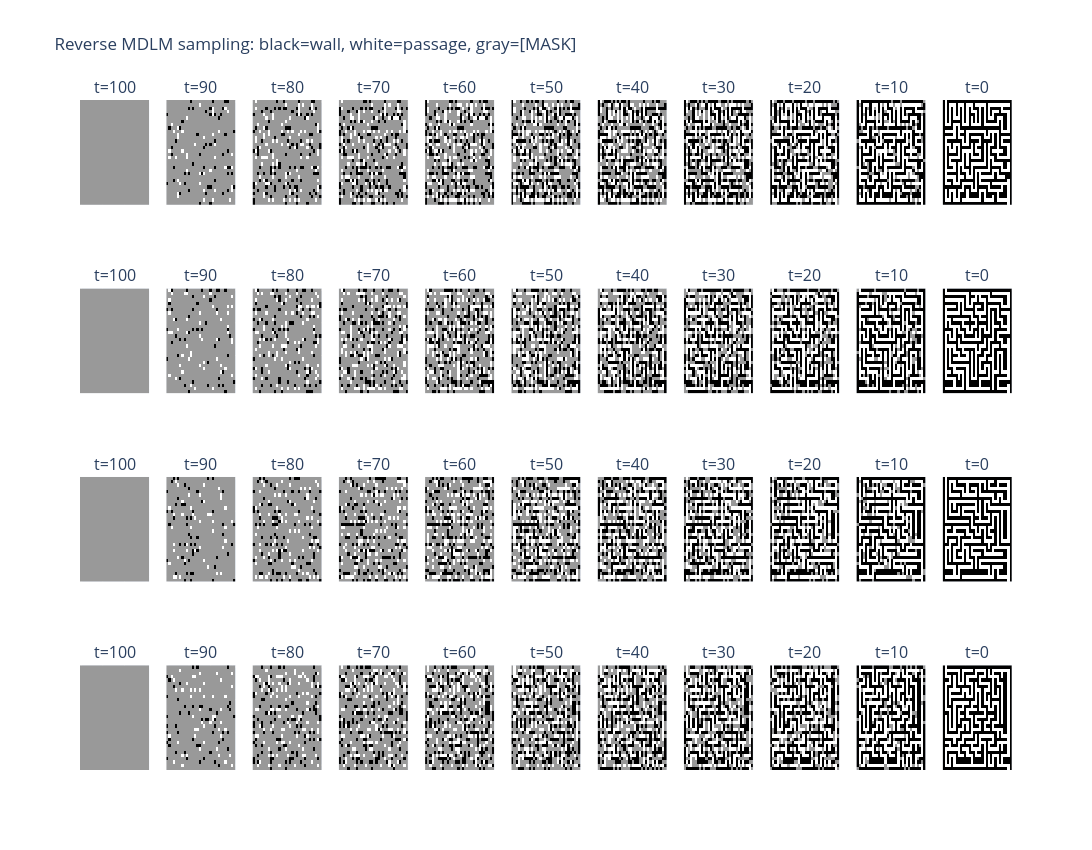
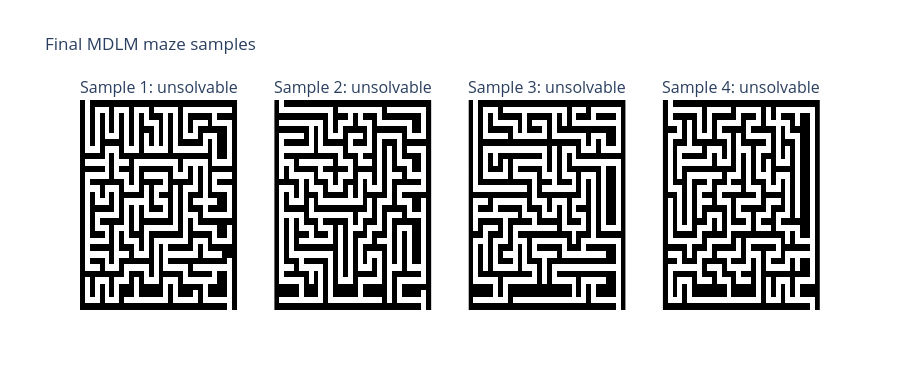

These figures' notebook cell, in order:
### Markdown cell above
## 6. Reverse Sampling and Solvability

Start from a fully masked grid. At reverse step `t`, keep already revealed pixels fixed. For each masked pixel, reveal it with probability `(alpha_{t-1} - alpha_t) / (1 - alpha_t)`; when revealed, sample its wall/passage class from the model's predicted `p_theta(x_0 | z_t)`. At `t=1`, the reveal probability is one, so every remaining mask is filled.

### Code cell
N_METRIC_SAMPLES = 128
N_TO_SHOW = 4
REVERSE_PREVIEW_TIMESTEPS = [100, 90, 80, 70, 60, 50, 40, 30, 20, 10, 0]


@torch.no_grad()
def sample_mdlm(model, n_samples, capture_timesteps=()):
    model.eval()
    z_t = torch.full((n_samples, 32, 32), MASK_TOKEN, device=DEVICE, dtype=torch.long)
    captures = {DIFFUSION_STEPS: z_t.detach().clone()}
    capture_timesteps = set(capture_timesteps)

    for t in reversed(range(1, DIFFUSION_STEPS + 1)):
        timesteps = torch.full((n_samples,), t, device=DEVICE, dtype=torch.long)
        logits_x0 = model(one_hot_states(z_t), timesteps)
        probabilities_x0 = logits_x0.softmax(dim=1)
        sampled_classes = torch.multinomial(
            probabilities_x0.permute(0, 2, 3, 1).reshape(-1, NUM_CLASSES), 1
        ).reshape(n_samples, 32, 32)

        alpha_previous = alpha[t - 1]
        alpha_current = alpha[t]
        reveal_probability = (alpha_previous - alpha_current) / (1.0 - alpha_current)
        reveal = z_t.eq(MASK_TOKEN) & (
            torch.rand(z_t.shape, device=DEVICE) < reveal_probability
        )
        z_t = torch.where(reveal, sampled_classes, z_t)
        if (t - 1) in capture_timesteps:
            captures[t - 1] = z_t.detach().clone()

    return z_t, captures


samples, reverse_snapshots = sample_mdlm(
    model, N_METRIC_SAMPLES, REVERSE_PREVIEW_TIMESTEPS
)
hard_samples = samples.cpu().numpy().astype(np.uint8)

fig = make_subplots(
    rows=N_TO_SHOW,
    cols=len(REVERSE_PREVIEW_TIMESTEPS),
    subplot_titles=[
        f"t={t}" for _ in range(N_TO_SHOW) for t in REVERSE_PREVIEW_TIMESTEPS
    ],
)
for row in range(N_TO_SHOW):
    for col, timestep in enumerate(REVERSE_PREVIEW_TIMESTEPS, start=1):
        fig.add_trace(
            go.Heatmap(
                z=reverse_snapshots[timestep][row].cpu().numpy(),
                zmin=0,
                zmax=2,
                colorscale=mask_colors,
                showscale=False,
            ),
            row=row + 1,
            col=col,
        )
fig.update_layout(
    title="Reverse MDLM sampling: black=wall, white=passage, gray=[MASK]",
    height=850,
    width=1900,
)
fig.update_xaxes(showticklabels=False)
fig.update_yaxes(showticklabels=False, autorange="reversed")
fig.show()

solved = [solvability_rate([maze]) for maze in hard_samples]
print(f"Solvable samples: {sum(solved)}/{len(solved)} ({np.mean(solved):.1%})")
hard_fig = make_subplots(
    rows=1,
    cols=N_TO_SHOW,
    subplot_titles=[
        f"Sample {i + 1}: {'solvable' if solved[i] else 'unsolvable'}"
        for i in range(N_TO_SHOW)
    ],
)
for i in range(N_TO_SHOW):
    hard_fig.add_trace(
        go.Heatmap(
            z=hard_samples[i],
            zmin=0,
            zmax=1,
            colorscale=[[0, "black"], [1, "white"]],
            showscale=False,
        ),
        row=1,
        col=i + 1,
    )
hard_fig.update_layout(title="Final MDLM maze samples", height=390, width=900)
hard_fig.update_xaxes(showticklabels=False)
hard_fig.update_yaxes(showticklabels=False, autorange="reversed")
hard_fig.show()

### Figure 1 — Plotly figure (JSON) as saved in the notebook; plotly's stock layout.template omitted (floating-point values rounded to 4 significant figures; data arrays with more than 128 entries replaced by an {"elided": "..."} marker saying what was removed)
{"data": [{"colorscale": [[0, "black"], [0.249, "black"], [0.25, "white"], [0.749, "white"], [0.75, "#999999"], [1, "#999999"]], "showscale": false, "type": "heatmap", "xaxis": "x", "yaxis": "y", "z": {"elided": "32x32 int values"}, "zmax": 2, "zmin": 0}, {"colorscale": [[0, "black"], [0.249, "black"], [0.25, "white"], [0.749, "white"], [0.75, "#999999"], [1, "#999999"]], "showscale": false, "type": "heatmap", "xaxis": "x2", "yaxis": "y2", "z": {"elided": "32x32 int values"}, "zmax": 2, "zmin": 0}, {"colorscale": [[0, "black"], [0.249, "black"], [0.25, "white"], [0.749, "white"], [0.75, "#999999"], [1, "#999999"]], "showscale": false, "type": "heatmap", "xaxis": "x3", "yaxis": "y3", "z": {"elided": "32x32 int values"}, "zmax": 2, "zmin": 0}, {"colorscale": [[0, "black"], [0.249, "black"], [0.25, "white"], [0.749, "white"], [0.75, "#999999"], [1, "#999999"]], "showscale": false, "type": "heatmap", "xaxis": "x4", "yaxis": "y4", "z": {"elided": "32x32 int values"}, "zmax": 2, "zmin": 0}, {"colorscale": [[0, "black"], [0.249, "black"], [0.25, "white"], [0.749, "white"], [0.75, "#999999"], [1, "#999999"]], "showscale": false, "type": "heatmap", "xaxis": "x5", "yaxis": "y5", "z": {"elided": "32x32 int values"}, "zmax": 2, "zmin": 0}, {"colorscale": [[0, "black"], [0.249, "black"], [0.25, "white"], [0.749, "white"], [0.75, "#999999"], [1, "#999999"]], "showscale": false, "type": "heatmap", "xaxis": "x6", "yaxis": "y6", "z": {"elided": "32x32 int values"}, "zmax": 2, "zmin": 0}, {"colorscale": [[0, "black"], [0.249, "black"], [0.25, "white"], [0.749, "white"], [0.75, "#999999"], [1, "#999999"]], "showscale": false, "type": "heatmap", "xaxis": "x7", "yaxis": "y7", "z": {"elided": "32x32 int values"}, "zmax": 2, "zmin": 0}, {"colorscale": [[0, "black"], [0.249, "black"], [0.25, "white"], [0.749, "white"], [0.75, "#999999"], [1, "#999999"]], "showscale": false, "type": "heatmap", "xaxis": "x8", "yaxis": "y8", "z": {"elided": "32x32 int values"}, "zmax": 2, "zmin": 0}, {"colorscale": [[0, "black"], [0.249, "black"], [0.25, "white"], [0.749, "white"], [0.75, "#999999"], [1, "#999999"]], "showscale": false, "type": "heatmap", "xaxis": "x9", "yaxis": "y9", "z": {"elided": "32x32 int values"}, "zmax": 2, "zmin": 0}, {"colorscale": [[0, "black"], [0.249, "black"], [0.25, "white"], [0.749, "white"], [0.75, "#999999"], [1, "#999999"]], "showscale": false, "type": "heatmap", "xaxis": "x10", "yaxis": "y10", "z": {"elided": "32x32 int values"}, "zmax": 2, "zmin": 0}, {"colorscale": [[0, "black"], [0.249, "black"], [0.25, "white"], [0.749, "white"], [0.75, "#999999"], [1, "#999999"]], "showscale": false, "type": "heatmap", "xaxis": "x11", "yaxis": "y11", "z": {"elided": "32x32 int values"}, "zmax": 2, "zmin": 0}, {"colorscale": [[0, "black"], [0.249, "black"], [0.25, "white"], [0.749, "white"], [0.75, "#999999"], [1, "#999999"]], "showscale": false, "type": "heatmap", "xaxis": "x12", "yaxis": "y12", "z": {"elided": "32x32 int values"}, "zmax": 2, "zmin": 0}, {"colorscale": [[0, "black"], [0.249, "black"], [0.25, "white"], [0.749, "white"], [0.75, "#999999"], [1, "#999999"]], "showscale": false, "type": "heatmap", "xaxis": "x13", "yaxis": "y13", "z": {"elided": "32x32 int values"}, "zmax": 2, "zmin": 0}, {"colorscale": [[0, "black"], [0.249, "black"], [0.25, "white"], [0.749, "white"], [0.75, "#999999"], [1, "#999999"]], "showscale": false, "type": "heatmap", "xaxis": "x14", "yaxis": "y14", "z": {"elided": "32x32 int values"}, "zmax": 2, "zmin": 0}, {"colorscale": [[0, "black"], [0.249, "black"], [0.25, "white"], [0.749, "white"], [0.75, "#999999"], [1, "#999999"]], "showscale": false, "type": "heatmap", "xaxis": "x15", "yaxis": "y15", "z": {"elided": "32x32 int values"}, "zmax": 2, "zmin": 0}, {"colorscale": [[0, "black"], [0.249, "black"], [0.25, "white"], [0.749, "white"], [0.75, "#999999"], [1, "#999999"]], "showscale": false, "type": "heatmap", "xaxis": "x16", "yaxis": "y16", "z": {"elided": "32x32 int values"}, "zmax": 2, "zmin": 0}, {"colorscale": [[0, "black"], [0.249, "black"], [0.25, "white"], [0.749, "white"], [0.75, "#999999"], [1, "#999999"]], "showscale": false, "type": "heatmap", "xaxis": "x17", "yaxis": "y17", "z": {"elided": "32x32 int values"}, "zmax": 2, "zmin": 0}, {"colorscale": [[0, "black"], [0.249, "black"], [0.25, "white"], [0.749, "white"], [0.75, "#999999"], [1, "#999999"]], "showscale": false, "type": "heatmap", "xaxis": "x18", "yaxis": "y18", "z": {"elided": "32x32 int values"}, "zmax": 2, "zmin": 0}, {"colorscale": [[0, "black"], [0.249, "black"], [0.25, "white"], [0.749, "white"], [0.75, "#999999"], [1, "#999999"]], "showscale": false, "type": "heatmap", "xaxis": "x19", "yaxis": "y19", "z": {"elided": "32x32 int values"}, "zmax": 2, "zmin": 0}, {"colorscale": [[0, "black"], [0.249, "black"], [0.25, "white"], [0.749, "white"], [0.75, "#999999"], [1, "#999999"]], "showscale": false, "type": "heatmap", "xaxis": "x20", "yaxis": "y20", "z": {"elided": "32x32 int values"}, "zmax": 2, "zmin": 0}, {"colorscale": [[0, "black"], [0.249, "black"], [0.25, "white"], [0.749, "white"], [0.75, "#999999"], [1, "#999999"]], "showscale": false, "type": "heatmap", "xaxis": "x21", "yaxis": "y21", "z": {"elided": "32x32 int values"}, "zmax": 2, "zmin": 0}, {"colorscale": [[0, "black"], [0.249, "black"], [0.25, "white"], [0.749, "white"], [0.75, "#999999"], [1, "#999999"]], "showscale": false, "type": "heatmap", "xaxis": "x22", "yaxis": "y22", "z": {"elided": "32x32 int values"}, "zmax": 2, "zmin": 0}, {"colorscale": [[0, "black"], [0.249, "black"], [0.25, "white"], [0.749, "white"], [0.75, "#999999"], [1, "#999999"]], "showscale": false, "type": "heatmap", "xaxis": "x23", "yaxis": "y23", "z": {"elided": "32x32 int values"}, "zmax": 2, "zmin": 0}, {"colorscale": [[0, "black"], [0.249, "black"], [0.25, "white"], [0.749, "white"], [0.75, "#999999"], [1, "#999999"]], "showscale": false, "type": "heatmap", "xaxis": "x24", "yaxis": "y24", "z": {"elided": "32x32 int values"}, "zmax": 2, "zmin": 0}, {"colorscale": [[0, "black"], [0.249, "black"], [0.25, "white"], [0.749, "white"], [0.75, "#999999"], [1, "#999999"]], "showscale": false, "type": "heatmap", "xaxis": "x25", "yaxis": "y25", "z": {"elided": "32x32 int values"}, "zmax": 2, "zmin": 0}, {"colorscale": [[0, "black"], [0.249, "black"], [0.25, "white"], [0.749, "white"], [0.75, "#999999"], [1, "#999999"]], "showscale": false, "type": "heatmap", "xaxis": "x26", "yaxis": "y26", "z": {"elided": "32x32 int values"}, "zmax": 2, "zmin": 0}, {"colorscale": [[0, "black"], [0.249, "black"], [0.25, "white"], [0.749, "white"], [0.75, "#999999"], [1, "#999999"]], "showscale": false, "type": "heatmap", "xaxis": "x27", "yaxis": "y27", "z": {"elided": "32x32 int values"}, "zmax": 2, "zmin": 0}, {"colorscale": [[0, "black"], [0.249, "black"], [0.25, "white"], [0.749, "white"], [0.75, "#999999"], [1, "#999999"]], "showscale": false, "type": "heatmap", "xaxis": "x28", "yaxis": "y28", "z": {"elided": "32x32 int values"}, "zmax": 2, "zmin": 0}, {"colorscale": [[0, "black"], [0.249, "black"], [0.25, "white"], [0.749, "white"], [0.75, "#999999"], [1, "#999999"]], "showscale": false, "type": "heatmap", "xaxis": "x29", "yaxis": "y29", "z": {"elided": "32x32 int values"}, "zmax": 2, "zmin": 0}, {"colorscale": [[0, "black"], [0.249, "black"], [0.25, "white"], [0.749, "white"], [0.75, "#999999"], [1, "#999999"]], "showscale": false, "type": "heatmap", "xaxis": "x30", "yaxis": "y30", "z": {"elided": "32x32 int values"}, "zmax": 2, "zmin": 0}, {"colorscale": [[0, "black"], [0.249, "black"], [0.25, "white"], [0.749, "white"], [0.75, "#999999"], [1, "#999999"]], "showscale": false, "type": "heatmap", "xaxis": "x31", "yaxis": "y31", "z": {"elided": "32x32 int values"}, "zmax": 2, "zmin": 0}, {"colorscale": [[0, "black"], [0.249, "black"], [0.25, "white"], [0.749, "white"], [0.75, "#999999"], [1, "#999999"]], "showscale": false, "type": "heatmap", "xaxis": "x32", "yaxis": "y32", "z": {"elided": "32x32 int values"}, "zmax": 2, "zmin": 0}, {"colorscale": [[0, "black"], [0.249, "black"], [0.25, "white"], [0.749, "white"], [0.75, "#999999"], [1, "#999999"]], "showscale": false, "type": "heatmap", "xaxis": "x33", "yaxis": "y33", "z": {"elided": "32x32 int values"}, "zmax": 2, "zmin": 0}, {"colorscale": [[0, "black"], [0.249, "black"], [0.25, "white"], [0.749, "white"], [0.75, "#999999"], [1, "#999999"]], "showscale": false, "type": "heatmap", "xaxis": "x34", "yaxis": "y34", "z": {"elided": "32x32 int values"}, "zmax": 2, "zmin": 0}, {"colorscale": [[0, "black"], [0.249, "black"], [0.25, "white"], [0.749, "white"], [0.75, "#999999"], [1, "#999999"]], "showscale": false, "type": "heatmap", "xaxis": "x35", "yaxis": "y35", "z": {"elided": "32x32 int values"}, "zmax": 2, "zmin": 0}, {"colorscale": [[0, "black"], [0.249, "black"], [0.25, "white"], [0.749, "white"], [0.75, "#999999"], [1, "#999999"]], "showscale": false, "type": "heatmap", "xaxis": "x36", "yaxis": "y36", "z": {"elided": "32x32 int values"}, "zmax": 2, "zmin": 0}, {"colorscale": [[0, "black"], [0.249, "black"], [0.25, "white"], [0.749, "white"], [0.75, "#999999"], [1, "#999999"]], "showscale": false, "type": "heatmap", "xaxis": "x37", "yaxis": "y37", "z": {"elided": "32x32 int values"}, "zmax": 2, "zmin": 0}, {"colorscale": [[0, "black"], [0.249, "black"], [0.25, "white"], [0.749, "white"], [0.75, "#999999"], [1, "#999999"]], "showscale": false, "type": "heatmap", "xaxis": "x38", "yaxis": "y38", "z": {"elided": "32x32 int values"}, "zmax": 2, "zmin": 0}, {"colorscale": [[0, "black"], [0.249, "black"], [0.25, "white"], [0.749, "white"], [0.75, "#999999"], [1, "#999999"]], "showscale": false, "type": "heatmap", "xaxis": "x39", "yaxis": "y39", "z": {"elided": "32x32 int values"}, "zmax": 2, "zmin": 0}, {"colorscale": [[0, "black"], [0.249, "black"], [0.25, "white"], [0.749, "white"], [0.75, "#999999"], [1, "#999999"]], "showscale": false, "type": "heatmap", "xaxis": "x40", "yaxis": "y40", "z": {"elided": "32x32 int values"}, "zmax": 2, "zmin": 0}, {"colorscale": [[0, "black"], [0.249, "black"], [0.25, "white"], [0.749, "white"], [0.75, "#999999"], [1, "#999999"]], "showscale": false, "type": "heatmap", "xaxis": "x41", "yaxis": "y41", "z": {"elided": "32x32 int values"}, "zmax": 2, "zmin": 0}, {"colorscale": [[0, "black"], [0.249, "black"], [0.25, "white"], [0.749, "white"], [0.75, "#999999"], [1, "#999999"]], "showscale": false, "type": "heatmap", "xaxis": "x42", "yaxis": "y42", "z": {"elided": "32x32 int values"}, "zmax": 2, "zmin": 0}, {"colorscale": [[0, "black"], [0.249, "black"], [0.25, "white"], [0.749, "white"], [0.75, "#999999"], [1, "#999999"]], "showscale": false, "type": "heatmap", "xaxis": "x43", "yaxis": "y43", "z": {"elided": "32x32 int values"}, "zmax": 2, "zmin": 0}, {"colorscale": [[0, "black"], [0.249, "black"], [0.25, "white"], [0.749, "white"], [0.75, "#999999"], [1, "#999999"]], "showscale": false, "type": "heatmap", "xaxis": "x44", "yaxis": "y44", "z": {"elided": "32x32 int values"}, "zmax": 2, "zmin": 0}], "layout": {"annotations": [{"font": {"size": 16}, "showarrow": false, "text": "t=100", "x": 0.03719, "xanchor": "center", "xref": "paper", "y": 1, "yanchor": "bottom", "yref": "paper"}, {"font": {"size": 16}, "showarrow": false, "text": "t=90", "x": 0.1298, "xanchor": "center", "xref": "paper", "y": 1, "yanchor": "bottom", "yref": "paper"}, {"font": {"size": 16}, "showarrow": false, "text": "t=80", "x": 0.2223, "xanchor": "center", "xref": "paper", "y": 1, "yanchor": "bottom", "yref": "paper"}, {"font": {"size": 16}, "showarrow": false, "text": "t=70", "x": 0.3149, "xanchor": "center", "xref": "paper", "y": 1, "yanchor": "bottom", "yref": "paper"}, {"font": {"size": 16}, "showarrow": false, "text": "t=60", "x": 0.4074, "xanchor": "center", "xref": "paper", "y": 1, "yanchor": "bottom", "yref": "paper"}, {"font": {"size": 16}, "showarrow": false, "text": "t=50", "x": 0.5, "xanchor": "center", "xref": "paper", "y": 1, "yanchor": "bottom", "yref": "paper"}, {"font": {"size": 16}, "showarrow": false, "text": "t=40", "x": 0.5926, "xanchor": "center", "xref": "paper", "y": 1, "yanchor": "bottom", "yref": "paper"}, {"font": {"size": 16}, "showarrow": false, "text": "t=30", "x": 0.6851, "xanchor": "center", "xref": "paper", "y": 1, "yanchor": "bottom", "yref": "paper"}, {"font": {"size": 16}, "showarrow": false, "text": "t=20", "x": 0.7777, "xanchor": "center", "xref": "paper", "y": 1, "yanchor": "bottom", "yref": "paper"}, {"font": {"size": 16}, "showarrow": false, "text": "t=10", "x": 0.8702, "xanchor": "center", "xref": "paper", "y": 1, "yanchor": "bottom", "yref": "paper"}, {"font": {"size": 16}, "showarrow": false, "text": "t=0", "x": 0.9628, "xanchor": "center", "xref": "paper", "y": 1, "yanchor": "bottom", "yref": "paper"}, {"font": {"size": 16}, "showarrow": false, "text": "t=100", "x": 0.03719, "xanchor": "center", "xref": "paper", "y": 0.7188, "yanchor": "bottom", "yref": "paper"}, {"font": {"size": 16}, "showarrow": false, "text": "t=90", "x": 0.1298, "xanchor": "center", "xref": "paper", "y": 0.7188, "yanchor": "bottom", "yref": "paper"}, {"font": {"size": 16}, "showarrow": false, "text": "t=80", "x": 0.2223, "xanchor": "center", "xref": "paper", "y": 0.7188, "yanchor": "bottom", "yref": "paper"}, {"font": {"size": 16}, "showarrow": false, "text": "t=70", "x": 0.3149, "xanchor": "center", "xref": "paper", "y": 0.7188, "yanchor": "bottom", "yref": "paper"}, {"font": {"size": 16}, "showarrow": false, "text": "t=60", "x": 0.4074, "xanchor": "center", "xref": "paper", "y": 0.7188, "yanchor": "bottom", "yref": "paper"}, {"font": {"size": 16}, "showarrow": false, "text": "t=50", "x": 0.5, "xanchor": "center", "xref": "paper", "y": 0.7188, "yanchor": "bottom", "yref": "paper"}, {"font": {"size": 16}, "showarrow": false, "text": "t=40", "x": 0.5926, "xanchor": "center", "xref": "paper", "y": 0.7188, "yanchor": "bottom", "yref": "paper"}, {"font": {"size": 16}, "showarrow": false, "text": "t=30", "x": 0.6851, "xanchor": "center", "xref": "paper", "y": 0.7188, "yanchor": "bottom", "yref": "paper"}, {"font": {"size": 16}, "showarrow": false, "text": "t=20", "x": 0.7777, "xanchor": "center", "xref": "paper", "y": 0.7188, "yanchor": "bottom", "yref": "paper"}, {"font": {"size": 16}, "showarrow": false, "text": "t=10", "x": 0.8702, "xanchor": "center", "xref": "paper", "y": 0.7188, "yanchor": "bottom", "yref": "paper"}, {"font": {"size": 16}, "showarrow": false, "text": "t=0", "x": 0.9628, "xanchor": "center", "xref": "paper", "y": 0.7188, "yanchor": "bottom", "yref": "paper"}, {"font": {"size": 16}, "showarrow": false, "text": "t=100", "x": 0.03719, "xanchor": "center", "xref": "paper", "y": 0.4375, "yanchor": "bottom", "yref": "paper"}, {"font": {"size": 16}, "showarrow": false, "text": "t=90", "x": 0.1298, "xanchor": "center", "xref": "paper", "y": 0.4375, "yanchor": "bottom", "yref": "paper"}, {"font": {"size": 16}, "showarrow": false, "text": "t=80", "x": 0.2223, "xanchor": "center", "xref": "paper", "y": 0.4375, "yanchor": "bottom", "yref": "paper"}, {"font": {"size": 16}, "showarrow": false, "text": "t=70", "x": 0.3149, "xanchor": "center", "xref": "paper", "y": 0.4375, "yanchor": "bottom", "yref": "paper"}, {"font": {"size": 16}, "showarrow": false, "text": "t=60", "x": 0.4074, "xanchor": "center", "xref": "paper", "y": 0.4375, "yanchor": "bottom", "yref": "paper"}, {"font": {"size": 16}, "showarrow": false, "text": "t=50", "x": 0.5, "xanchor": "center", "xref": "paper", "y": 0.4375, "yanchor": "bottom", "yref": "paper"}, {"font": {"size": 16}, "showarrow": false, "text": "t=40", "x": 0.5926, "xanchor": "center", "xref": "paper", "y": 0.4375, "yanchor": "bottom", "yref": "paper"}, {"font": {"size": 16}, "showarrow": false, "text": "t=30", "x": 0.6851, "xanchor": "center", "xref": "paper", "y": 0.4375, "yanchor": "bottom", "yref": "paper"}, {"font": {"size": 16}, "showarrow": false, "text": "t=20", "x": 0.7777, "xanchor": "center", "xref": "paper", "y": 0.4375, "yanchor": "bottom", "yref": "paper"}, {"font": {"size": 16}, "showarrow": false, "text": "t=10", "x": 0.8702, "xanchor": "center", "xref": "paper", "y": 0.4375, "yanchor": "bottom", "yref": "paper"}, {"font": {"size": 16}, "showarrow": false, "text": "t=0", "x": 0.9628, "xanchor": "center", "xref": "paper", "y": 0.4375, "yanchor": "bottom", "yref": "paper"}, {"font": {"size": 16}, "showarrow": false, "text": "t=100", "x": 0.03719, "xanchor": "center", "xref": "paper", "y": 0.1562, "yanchor": "bottom", "yref": "paper"}, {"font": {"size": 16}, "showarrow": false, "text": "t=90", "x": 0.1298, "xanchor": "center", "xref": "paper", "y": 0.1562, "yanchor": "bottom", "yref": "paper"}, {"font": {"size": 16}, "showarrow": false, "text": "t=80", "x": 0.2223, "xanchor": "center", "xref": "paper", "y": 0.1562, "yanchor": "bottom", "yref": "paper"}, {"font": {"size": 16}, "showarrow": false, "text": "t=70", "x": 0.3149, "xanchor": "center", "xref": "paper", "y": 0.1562, "yanchor": "bottom", "yref": "paper"}, {"font": {"size": 16}, "showarrow": false, "text": "t=60", "x": 0.4074, "xanchor": "center", "xref": "paper", "y": 0.1562, "yanchor": "bottom", "yref": "paper"}, {"font": {"size": 16}, "showarrow": false, "text": "t=50", "x": 0.5, "xanchor": "center", "xref": "paper", "y": 0.1562, "yanchor": "bottom", "yref": "paper"}, {"font": {"size": 16}, "showarrow": false, "text": "t=40", "x": 0.5926, "xanchor": "center", "xref": "paper", "y": 0.1562, "yanchor": "bottom", "yref": "paper"}, {"font": {"size": 16}, "showarrow": false, "text": "t=30", "x": 0.6851, "xanchor": "center", "xref": "paper", "y": 0.1562, "yanchor": "bottom", "yref": "paper"}, {"font": {"size": 16}, "showarrow": false, "text": "t=20", "x": 0.7777, "xanchor": "center", "xref": "paper", "y": 0.1562, "yanchor": "bottom", "yref": "paper"}, {"font": {"size": 16}, "showarrow": false, "text": "t=10", "x": 0.8702, "xanchor": "center", "xref": "paper", "y": 0.1562, "yanchor": "bottom", "yref": "paper"}, {"font": {"size": 16}, "showarrow": false, "text": "t=0", "x": 0.9628, "xanchor": "center", "xref": "paper", "y": 0.1562, "yanchor": "bottom", "yref": "paper"}], "height": 850, "title": {"text": "Reverse MDLM sampling: black=wall, white=passage, gray=[MASK]"}, "width": 1900, "xaxis": {"anchor": "y", "domain": [0, 0.07438], "showticklabels": false}, "xaxis10": {"anchor": "y10", "domain": [0.8331, 0.9074], "showticklabels": false}, "xaxis11": {"anchor": "y11", "domain": [0.9256, 1.0], "showticklabels": false}, "xaxis12": {"anchor": "y12", "domain": [0, 0.07438], "showticklabels": false}, "xaxis13": {"anchor": "y13", "domain": [0.09256, 0.1669], "showticklabels": false}, "xaxis14": {"anchor": "y14", "domain": [0.1851, 0.2595], "showticklabels": false}, "xaxis15": {"anchor": "y15", "domain": [0.2777, 0.3521], "showticklabels": false}, "xaxis16": {"anchor": "y16", "domain": [0.3702, 0.4446], "showticklabels": false}, "xaxis17": {"anchor": "y17", "domain": [0.4628, 0.5372], "showticklabels": false}, "xaxis18": {"anchor": "y18", "domain": [0.5554, 0.6298], "showticklabels": false}, "xaxis19": {"anchor": "y19", "domain": [0.6479, 0.7223], "showticklabels": false}, "xaxis2": {"anchor": "y2", "domain": [0.09256, 0.1669], "showticklabels": false}, "xaxis20": {"anchor": "y20", "domain": [0.7405, 0.8149], "showticklabels": false}, "xaxis21": {"anchor": "y21", "domain": [0.8331, 0.9074], "showticklabels": false}, "xaxis22": {"anchor": "y22", "domain": [0.9256, 1.0], "showticklabels": false}, "xaxis23": {"anchor": "y23", "domain": [0, 0.07438], "showticklabels": false}, "xaxis24": {"anchor": "y24", "domain": [0.09256, 0.1669], "showticklabels": false}, "xaxis25": {"anchor": "y25", "domain": [0.1851, 0.2595], "showticklabels": false}, "xaxis26": {"anchor": "y26", "domain": [0.2777, 0.3521], "showticklabels": false}, "xaxis27": {"anchor": "y27", "domain": [0.3702, 0.4446], "showticklabels": false}, "xaxis28": {"anchor": "y28", "domain": [0.4628, 0.5372], "showticklabels": false}, "xaxis29": {"anchor": "y29", "domain": [0.5554, 0.6298], "showticklabels": false}, "xaxis3": {"anchor": "y3", "domain": [0.1851, 0.2595], "showticklabels": false}, "xaxis30": {"anchor": "y30", "domain": [0.6479, 0.7223], "showticklabels": false}, "xaxis31": {"anchor": "y31", "domain": [0.7405, 0.8149], "showticklabels": false}, "xaxis32": {"anchor": "y32", "domain": [0.8331, 0.9074], "showticklabels": false}, "xaxis33": {"anchor": "y33", "domain": [0.9256, 1.0], "showticklabels": false}, "xaxis34": {"anchor": "y34", "domain": [0, 0.07438], "showticklabels": false}, "xaxis35": {"anchor": "y35", "domain": [0.09256, 0.1669], "showticklabels": false}, "xaxis36": {"anchor": "y36", "domain": [0.1851, 0.2595], "showticklabels": false}, "xaxis37": {"anchor": "y37", "domain": [0.2777, 0.3521], "showticklabels": false}, "xaxis38": {"anchor": "y38", "domain": [0.3702, 0.4446], "showticklabels": false}, "xaxis39": {"anchor": "y39", "domain": [0.4628, 0.5372], "showticklabels": false}, "xaxis4": {"anchor": "y4", "domain": [0.2777, 0.3521], "showticklabels": false}, "xaxis40": {"anchor": "y40", "domain": [0.5554, 0.6298], "showticklabels": false}, "xaxis41": {"anchor": "y41", "domain": [0.6479, 0.7223], "showticklabels": false}, "xaxis42": {"anchor": "y42", "domain": [0.7405, 0.8149], "showticklabels": false}, "xaxis43": {"anchor": "y43", "domain": [0.8331, 0.9074], "showticklabels": false}, "xaxis44": {"anchor": "y44", "domain": [0.9256, 1.0], "showticklabels": false}, "xaxis5": {"anchor": "y5", "domain": [0.3702, 0.4446], "showticklabels": false}, "xaxis6": {"anchor": "y6", "domain": [0.4628, 0.5372], "showticklabels": false}, "xaxis7": {"anchor": "y7", "domain": [0.5554, 0.6298], "showticklabels": false}, "xaxis8": {"anchor": "y8", "domain": [0.6479, 0.7223], "showticklabels": false}, "xaxis9": {"anchor": "y9", "domain": [0.7405, 0.8149], "showticklabels": false}, "yaxis": {"anchor": "x", "autorange": "reversed", "domain": [0.8438, 1], "showticklabels": false}, "yaxis10": {"anchor": "x10", "autorange": "reversed", "domain": [0.8438, 1], "showticklabels": false}, "yaxis11": {"anchor": "x11", "autorange": "reversed", "domain": [0.8438, 1], "showticklabels": false}, "yaxis12": {"anchor": "x12", "autorange": "reversed", "domain": [0.5625, 0.7188], "showticklabels": false}, "yaxis13": {"anchor": "x13", "autorange": "reversed", "domain": [0.5625, 0.7188], "showticklabels": false}, "yaxis14": {"anchor": "x14", "autorange": "reversed", "domain": [0.5625, 0.7188], "showticklabels": false}, "yaxis15": {"anchor": "x15", "autorange": "reversed", "domain": [0.5625, 0.7188], "showticklabels": false}, "yaxis16": {"anchor": "x16", "autorange": "reversed", "domain": [0.5625, 0.7188], "showticklabels": false}, "yaxis17": {"anchor": "x17", "autorange": "reversed", "domain": [0.5625, 0.7188], "showticklabels": false}, "yaxis18": {"anchor": "x18", "autorange": "reversed", "domain": [0.5625, 0.7188], "showticklabels": false}, "yaxis19": {"anchor": "x19", "autorange": "reversed", "domain": [0.5625, 0.7188], "showticklabels": false}, "yaxis2": {"anchor": "x2", "autorange": "reversed", "domain": [0.8438, 1], "showticklabels": false}, "yaxis20": {"anchor": "x20", "autorange": "reversed", "domain": [0.5625, 0.7188], "showticklabels": false}, "yaxis21": {"anchor": "x21", "autorange": "reversed", "domain": [0.5625, 0.7188], "showticklabels": false}, "yaxis22": {"anchor": "x22", "autorange": "reversed", "domain": [0.5625, 0.7188], "showticklabels": false}, "yaxis23": {"anchor": "x23", "autorange": "reversed", "domain": [0.2812, 0.4375], "showticklabels": false}, "yaxis24": {"anchor": "x24", "autorange": "reversed", "domain": [0.2812, 0.4375], "showticklabels": false}, "yaxis25": {"anchor": "x25", "autorange": "reversed", "domain": [0.2812, 0.4375], "showticklabels": false}, "yaxis26": {"anchor": "x26", "autorange": "reversed", "domain": [0.2812, 0.4375], "showticklabels": false}, "yaxis27": {"anchor": "x27", "autorange": "reversed", "domain": [0.2812, 0.4375], "showticklabels": false}, "yaxis28": {"anchor": "x28", "autorange": "reversed", "domain": [0.2812, 0.4375], "showticklabels": false}, "yaxis29": {"anchor": "x29", "autorange": "reversed", "domain": [0.2812, 0.4375], "showticklabels": false}, "yaxis3": {"anchor": "x3", "autorange": "reversed", "domain": [0.8438, 1], "showticklabels": false}, "yaxis30": {"anchor": "x30", "autorange": "reversed", "domain": [0.2812, 0.4375], "showticklabels": false}, "yaxis31": {"anchor": "x31", "autorange": "reversed", "domain": [0.2812, 0.4375], "showticklabels": false}, "yaxis32": {"anchor": "x32", "autorange": "reversed", "domain": [0.2812, 0.4375], "showticklabels": false}, "yaxis33": {"anchor": "x33", "autorange": "reversed", "domain": [0.2812, 0.4375], "showticklabels": false}, "yaxis34": {"anchor": "x34", "autorange": "reversed", "domain": [0, 0.1562], "showticklabels": false}, "yaxis35": {"anchor": "x35", "autorange": "reversed", "domain": [0, 0.1562], "showticklabels": false}, "yaxis36": {"anchor": "x36", "autorange": "reversed", "domain": [0, 0.1562], "showticklabels": false}, "yaxis37": {"anchor": "x37", "autorange": "reversed", "domain": [0, 0.1562], "showticklabels": false}, "yaxis38": {"anchor": "x38", "autorange": "reversed", "domain": [0, 0.1562], "showticklabels": false}, "yaxis39": {"anchor": "x39", "autorange": "reversed", "domain": [0, 0.1562], "showticklabels": false}, "yaxis4": {"anchor": "x4", "autorange": "reversed", "domain": [0.8438, 1], "showticklabels": false}, "yaxis40": {"anchor": "x40", "autorange": "reversed", "domain": [0, 0.1562], "showticklabels": false}, "yaxis41": {"anchor": "x41", "autorange": "reversed", "domain": [0, 0.1562], "showticklabels": false}, "yaxis42": {"anchor": "x42", "autorange": "reversed", "domain": [0, 0.1562], "showticklabels": false}, "yaxis43": {"anchor": "x43", "autorange": "reversed", "domain": [0, 0.1562], "showticklabels": false}, "yaxis44": {"anchor": "x44", "autorange": "reversed", "domain": [0, 0.1562], "showticklabels": false}, "yaxis5": {"anchor": "x5", "autorange": "reversed", "domain": [0.8438, 1], "showticklabels": false}, "yaxis6": {"anchor": "x6", "autorange": "reversed", "domain": [0.8438, 1], "showticklabels": false}, "yaxis7": {"anchor": "x7", "autorange": "reversed", "domain": [0.8438, 1], "showticklabels": false}, "yaxis8": {"anchor": "x8", "autorange": "reversed", "domain": [0.8438, 1], "showticklabels": false}, "yaxis9": {"anchor": "x9", "autorange": "reversed", "domain": [0.8438, 1], "showticklabels": false}}}

### Figure 2 — Plotly figure (JSON) as saved in the notebook; plotly's stock layout.template omitted (floating-point values rounded to 4 significant figures; data arrays with more than 128 entries replaced by an {"elided": "..."} marker saying what was removed)
{"data": [{"colorscale": [[0, "black"], [1, "white"]], "showscale": false, "type": "heatmap", "xaxis": "x", "yaxis": "y", "z": {"elided": "32x32 int values"}, "zmax": 1, "zmin": 0}, {"colorscale": [[0, "black"], [1, "white"]], "showscale": false, "type": "heatmap", "xaxis": "x2", "yaxis": "y2", "z": {"elided": "32x32 int values"}, "zmax": 1, "zmin": 0}, {"colorscale": [[0, "black"], [1, "white"]], "showscale": false, "type": "heatmap", "xaxis": "x3", "yaxis": "y3", "z": {"elided": "32x32 int values"}, "zmax": 1, "zmin": 0}, {"colorscale": [[0, "black"], [1, "white"]], "showscale": false, "type": "heatmap", "xaxis": "x4", "yaxis": "y4", "z": {"elided": "32x32 int values"}, "zmax": 1, "zmin": 0}], "layout": {"annotations": [{"font": {"size": 16}, "showarrow": false, "text": "Sample 1: unsolvable", "x": 0.1062, "xanchor": "center", "xref": "paper", "y": 1, "yanchor": "bottom", "yref": "paper"}, {"font": {"size": 16}, "showarrow": false, "text": "Sample 2: unsolvable", "x": 0.3688, "xanchor": "center", "xref": "paper", "y": 1, "yanchor": "bottom", "yref": "paper"}, {"font": {"size": 16}, "showarrow": false, "text": "Sample 3: unsolvable", "x": 0.6313, "xanchor": "center", "xref": "paper", "y": 1, "yanchor": "bottom", "yref": "paper"}, {"font": {"size": 16}, "showarrow": false, "text": "Sample 4: unsolvable", "x": 0.8938, "xanchor": "center", "xref": "paper", "y": 1, "yanchor": "bottom", "yref": "paper"}], "height": 390, "title": {"text": "Final MDLM maze samples"}, "width": 900, "xaxis": {"anchor": "y", "domain": [0, 0.2125], "showticklabels": false}, "xaxis2": {"anchor": "y2", "domain": [0.2625, 0.475], "showticklabels": false}, "xaxis3": {"anchor": "y3", "domain": [0.525, 0.7375], "showticklabels": false}, "xaxis4": {"anchor": "y4", "domain": [0.7875, 1], "showticklabels": false}, "yaxis": {"anchor": "x", "autorange": "reversed", "domain": [0, 1], "showticklabels": false}, "yaxis2": {"anchor": "x2", "autorange": "reversed", "domain": [0, 1], "showticklabels": false}, "yaxis3": {"anchor": "x3", "autorange": "reversed", "domain": [0, 1], "showticklabels": false}, "yaxis4": {"anchor": "x4", "autorange": "reversed", "domain": [0, 1], "showticklabels": false}}}
